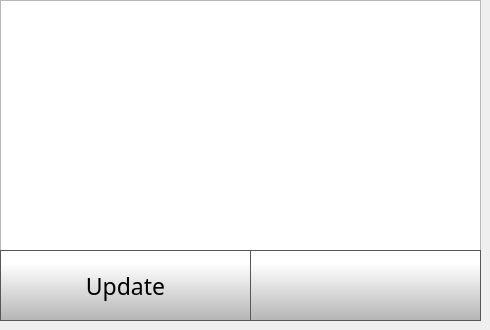
    <widget class="QWidget" name="OTAUpdatePage">
     <widget class="QListWidget" name="updateListWidget">
      <property name="geometry">
       <rect>
        <x>0</x>
        <y>0</y>
        <width>481</width>
        <height>251</height>
       </rect>
      </property>
      <property name="font">
       <font>
        <pointsize>14</pointsize>
       </font>
      </property>
      <property name="styleSheet">
       <string notr="true">

QScrollBar:vertical {
 border: 1px solid black; 
border-radius: 5px;
background: rgb(40,40,40);
width: 62px;
}

/* Sets up the color and height of handle */
QScrollBar::handle:vertical {
border-radius: 5px;
background: qlineargradient(spread:pad, x1:0, y1:1, x2:0, y2:0.188, stop:0 rgba(180, 180, 180, 255), stop:1 rgba(255, 255, 255, 255));
min-height: 20px;
}




/* This remvoes the bottom button by setting the height to 0px */
QScrollBar::add-line:vertical {
height: 0px;
subcontrol-position: bottom;
subcontrol-origin: margin;
}

/* This remvoes the top button by setting the height to 0px */
QScrollBar::sub-line:vertical {
height: 0px;
subcontrol-position: top;
subcontrol-origin: margin;
}

/*
QScrollBar::up-arrow:vertical, QScrollBar::down-arrow:vertical {
border: 2px solid grey;
width: 5px;
height: 5px;
background: white;
}


/* need this to get rid of crosshatching on scrollbar background */
QScrollBar::add-page:vertical, QScrollBar::sub-page:vertical {
background: none;
}

QListView::item {
color: rgb(255, 255, 255);
border-bottom: 1px solid rgb(255, 255, 255);
}

QListView {
    show-decoration-selected: 1; /* make the selection span the entire width of the view */
}

QListView::item:selected {
outline: none;
}


QListView::item:selected:focus {
	outline: none;
}
</string>
      </property>
     </widget>
     <widget class="QPushButton" name="softwareUpdateBackButton">
      <property name="geometry">
       <rect>
        <x>250</x>
        <y>250</y>
        <width>231</width>
        <height>71</height>
       </rect>
      </property>
      <property name="minimumSize">
       <size>
        <width>0</width>
        <height>0</height>
       </size>
      </property>
      <property name="font">
       <font>
        <family>Gotham Light</family>
        <pointsize>9</pointsize>
       </font>
      </property>
      <property name="styleSheet">
       <string notr="true">QPushButton {
     border: 1px solid rgb(87, 87, 87);
	background-color: qlineargradient(spread:pad, x1:0, y1:1, x2:0, y2:0.188, stop:0 rgba(180, 180, 180, 255), stop:1 rgba(255, 255, 255, 255));


}

QPushButton:pressed {
    background-color: qlineargradient(x1: 0, y1: 0, x2: 0, y2: 1,
                                      stop: 0 #dadbde, stop: 1 #f6f7fa);
}

QPushButton:flat {
    border: none; /* no border for a flat push button */
}

QPushButton:default {
    border-color: navy; /* make the default button prominent */
}</string>
      </property>
      <property name="text">
       <string/>
      </property>
      <property name="icon">
       <iconset>
        <normaloff>templates/img/arrows-4.png</normaloff>templates/img/arrows-4.png</iconset>
      </property>
      <property name="iconSize">
       <size>
        <width>50</width>
        <height>50</height>
       </size>
      </property>
      <property name="checkable">
       <bool>false</bool>
      </property>
      <property name="autoDefault">
       <bool>false</bool>
      </property>
      <property name="default">
       <bool>false</bool>
      </property>
      <property name="flat">
       <bool>false</bool>
      </property>
     </widget>
     <widget class="QPushButton" name="performUpdateButton">
      <property name="geometry">
       <rect>
        <x>0</x>
        <y>250</y>
        <width>251</width>
        <height>71</height>
       </rect>
      </property>
      <property name="minimumSize">
       <size>
        <width>0</width>
        <height>0</height>
       </size>
      </property>
      <property name="font">
       <font>
        <family>Gotham Light</family>
        <pointsize>17</pointsize>
       </font>
      </property>
      <property name="styleSheet">
       <string notr="true">QPushButton {
     border: 1px solid rgb(87, 87, 87);
	background-color: qlineargradient(spread:pad, x1:0, y1:1, x2:0, y2:0.188, stop:0 rgba(180, 180, 180, 255), stop:1 rgba(255, 255, 255, 255));


}

QPushButton:pressed {
    background-color: qlineargradient(x1: 0, y1: 0, x2: 0, y2: 1,
                                      stop: 0 #dadbde, stop: 1 #f6f7fa);
}

QPushButton:flat {
    border: none; /* no border for a flat push button */
}

QPushButton:default {
    border-color: navy; /* make the default button prominent */
}</string>
      </property>
      <property name="text">
       <string>Update</string>
      </property>
      <property name="icon">
       <iconset>
        <normaloff>templates/img/update-arrows.png</normaloff>templates/img/update-arrows.png</iconset>
      </property>
      <property name="iconSize">
       <size>
        <width>40</width>
        <height>40</height>
       </size>
      </property>
      <property name="checkable">
       <bool>false</bool>
      </property>
      <property name="autoDefault">
       <bool>false</bool>
      </property>
      <property name="default">
       <bool>false</bool>
      </property>
      <property name="flat">
       <bool>false</bool>
      </property>
     </widget>
    </widget>
